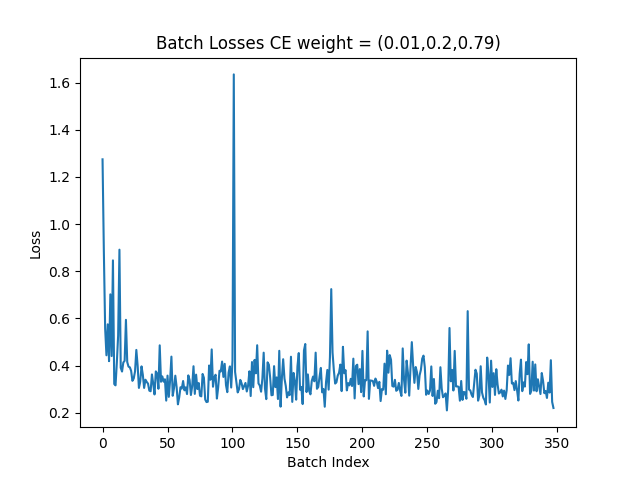
#> input picture images/epochs_batch_losses_weight(0.01,0.2,0.79).png, 640 x 480 px, given as the content of the folder Documents/class/CSCI5922/project/phenobench/submissions/5265, which was not available
$ python modernart.py
#> lines starting #> are read from the running program, lines starting #| are printed output that depends on the picture
import os
from PIL import Image
import random


NUM_IMAGES = 5
# Directory containing the images
dir1 = '/Users/ryanslocum/Documents/class/CSCI5922/project/phenobench/submissions/5265'
dir2 = '/Users/ryanslocum/Documents/class/CSCI5922/project/phenobench/data/PhenoBench/test/images'
# Get a list of image files in the directory
mask_files = [os.path.join(dir1, file) for file in os.listdir(dir1) if file.endswith('.png')]
random.shuffle(mask_files)
image_files = [os.path.join(dir2, file) for file in os.listdir(dir2) if file.endswith('.png')]
random.shuffle(image_files)

# Interleave the two lists
image_files = [val for pair in zip(mask_files, image_files) for val in pair]

# Create a blank canvas for the collage
collage = Image.new('RGB', (1024*NUM_IMAGES, 1024*NUM_IMAGES))
#> collage: PIL image 5120x5120 RGB; every value is 0

# Iterate over the image files and paste them onto the collage
for i, image_file in enumerate(image_files):
    if i >= NUM_IMAGES**2:
        break  # Stop after 9 images
    image = Image.open(image_file)
#> image is the input picture: PIL image 640x480 RGBA; mean R, G, B, A 242.8, 246.1, 248.4, 255
    x = (i % NUM_IMAGES) * 1024
    y = (i // NUM_IMAGES) * 1024
    collage.paste(image, (x, y))
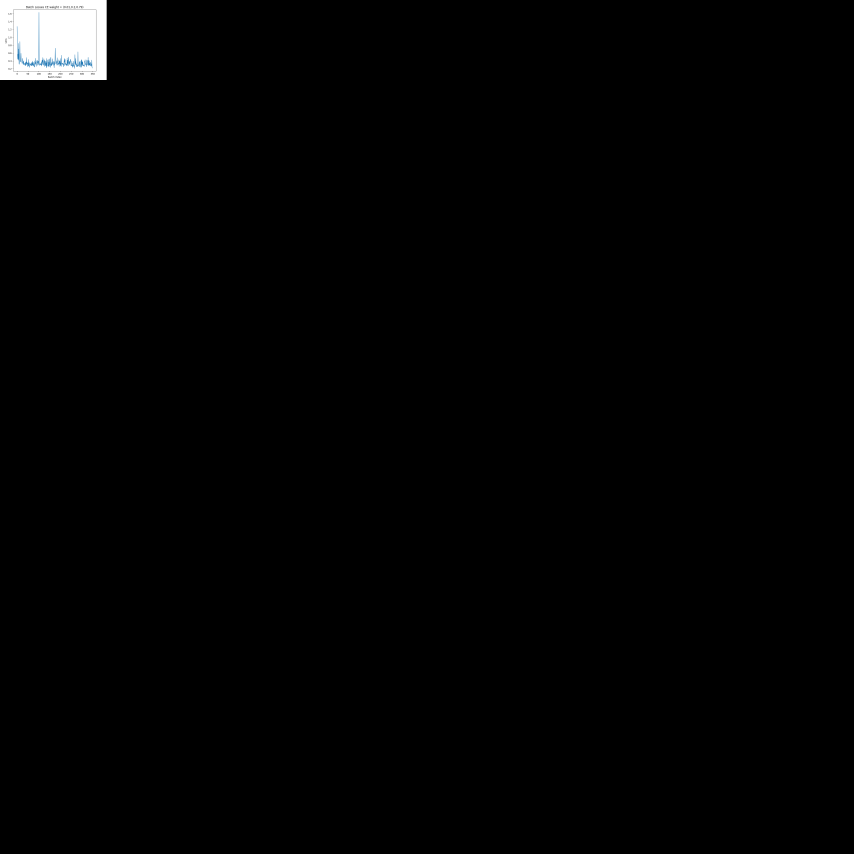
#> collage: PIL image 5120x5120 RGB (shown at 1/6 size); mean R, G, B 2.8, 2.9, 2.9
#> pass 2 of the loop `for i, image_file in enumerate(image_files):`:
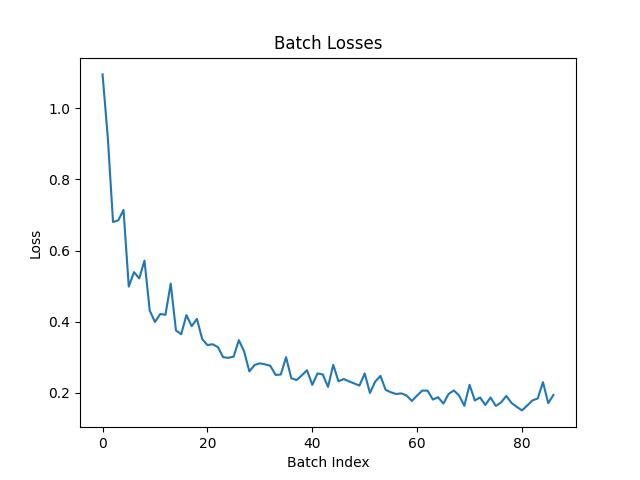
#> input picture images/single_batch_losses_weight(.2,.3,.5).png, 640 x 480 px, found by its file name
#> image is the input picture: PIL image 640x480 RGBA; mean R, G, B, A 250.6, 251.2, 251.7, 255
#> `collage.paste(image, (x, y))`:
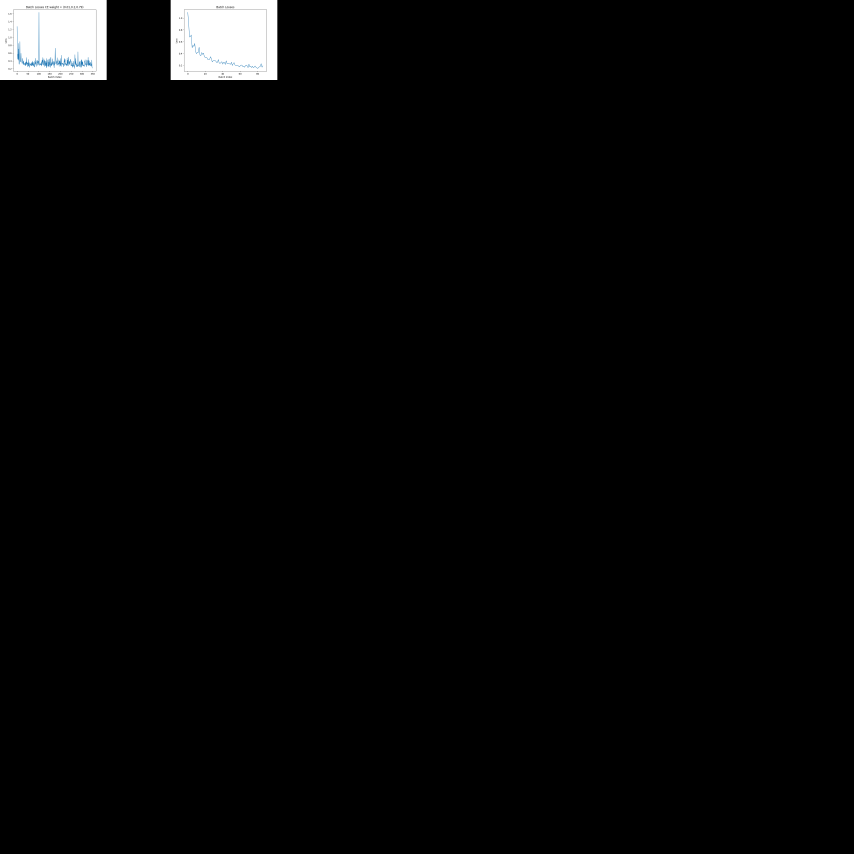
#> collage: PIL image 5120x5120 RGB (shown at 1/6 size); mean R, G, B 5.8, 5.8, 5.9

# Display the collage until you find one you like
collage.show()
